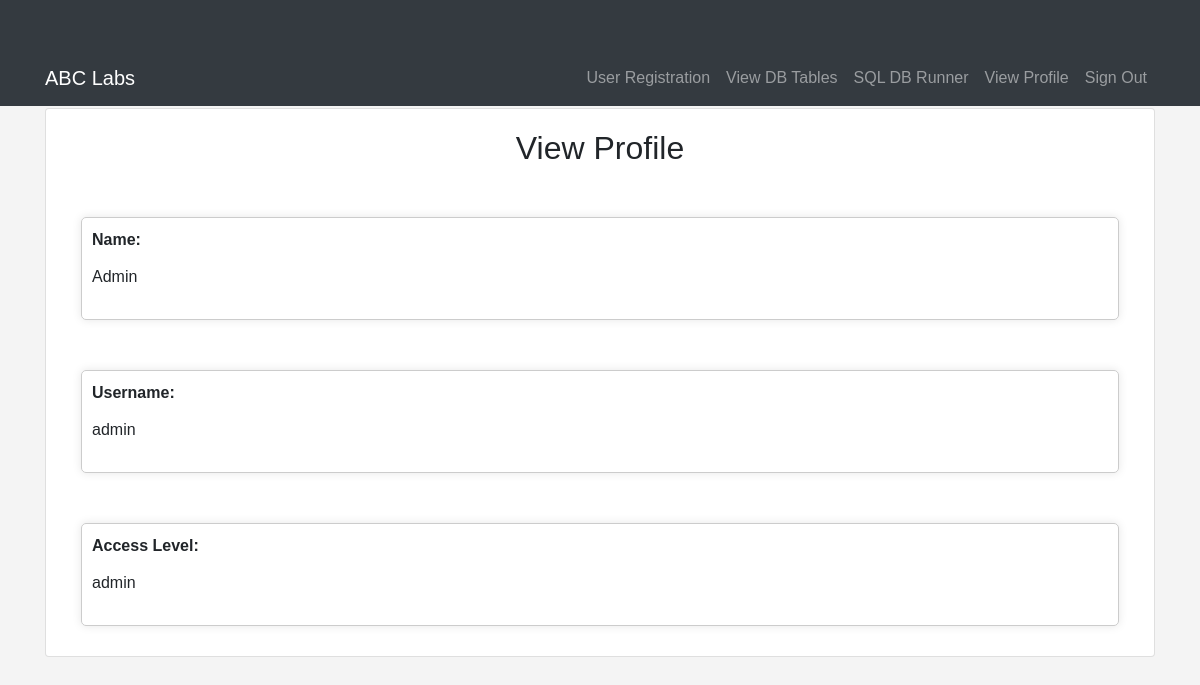
Screenshot of /admin/admin_portal/view_profile.php (signed in) with the database file from the repository.
### tables this page shows
CREATE TABLE `labaccount` (
  `id` int(11) NOT NULL,
  `fullname` varchar(100) NOT NULL,
  `username` varchar(100) NOT NULL,
  `password` varchar(100) NOT NULL,
  `access_level` enum('admin','doctors','receptionist','technician') NOT NULL
);

### admin/admin_portal/view_profile.php (the view, shortened to what this page needs)
<?php
include('../../functional/db.php');
$technician_username = $_SESSION['technician_username'];
$query = "SELECT * FROM labaccount WHERE username = ?";
$stmt = mysqli_prepare($connection, $query);
mysqli_stmt_bind_param($stmt, "s", $technician_username);
mysqli_stmt_execute($stmt);
$result = mysqli_stmt_get_result($stmt);
$row = mysqli_fetch_assoc($result);
?>
<!DOCTYPE html>
<html lang="en">
<head>
    <link rel="stylesheet" href="https://stackpath.bootstrapcdn.com/bootstrap/4.5.2/css/bootstrap.min.css">
    <link rel="stylesheet" href="../../css/styles.css">
</head>
<body>
<?php include('main_admin/nav.php'); ?>
<div class="container mt-5">
    <div class="card">
        <div class="card-body">
            <h2 class="card-title text-center mb-4">View Profile</h2>
            <div class="container">
                <div class="profile-container">
                    <div class="profile-info">
                        <label>Name:</label>
                        <p><?php echo $row['fullname']; ?></p>
                    </div>
                </div>
            </div>
            <div class="container">
                <div class="profile-container">
                    <div class="profile-info">
                        <label>Username:</label>
                        <p><?php echo $row['username']; ?></p>
                    </div>
                </div>
            </div>
            <div class="container">
                <div class="profile-container">
                    <div class="profile-info">
                        <label>Access Level:</label>
                        <p><?php echo $row['access_level']; ?></p>
                    </div>
                </div>
            </div>
        </div>
    </div>
</div>
</body>
</html>

### CSS/styles.css (style rules this page uses)
body { font-family: Arial, sans-serif; background-color: #f4f4f4; padding-top: 60px; }
.container { margin-top: 50px; }
.profile-info { margin-bottom: 20px; }
.profile-info label { font-weight: bold; }
.profile-info p { margin: 5px 0; }
.profile-container { border: 1px solid #ccc; border-radius: 5px; padding: 10px; margin-bottom: 10px; box-shadow: 0 0 10px rgba(0, 0, 0, 0.1); }

### rows the page displays
labaccount: fullname "Admin", username "admin", access_level "admin"
